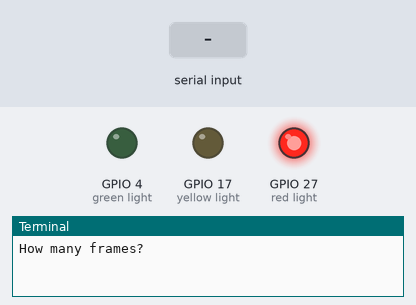
A program run on a simulated Raspberry Pi (BCM pin numbers) with a Pibrella. Parts: output pins drawn as LEDs (lit = HIGH), the last lines printed to the terminal. The test bench sets the inputs (shaded band). The camera gives no picture and a still takes 0.5 s; the clock reads 2024-03-15 10:24:30 at power-on unless the program sets it.

Above: at 1.2 s.
1.3 s: "5" typed at the terminal, then Enter
2.8 s: "90" typed at the terminal, then Enter
At 3.2 s:
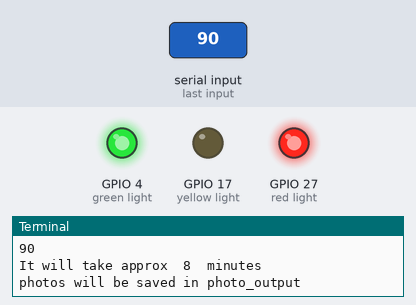
At 4.3 s:
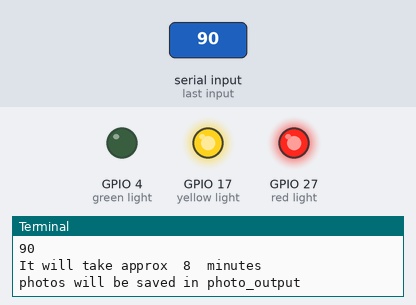
Timing chart, 0 to 5.8 s (numbered marks = the images above; inputs shaded):
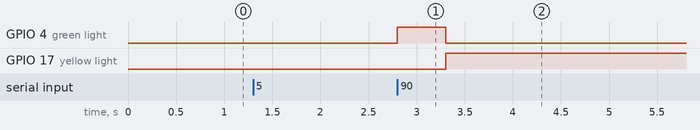

Measured:
- after the input at 2.8 s, GPIO 4 (green light): LOW → HIGH at once, → LOW 0.50 s later; GPIO 17 (yellow light): LOW → HIGH after 0.50 s

The program:

pibrella_timelapse.py
```python
# Timelapse camera using Pibrella to indicate status

from picamera import PiCamera
import time
import pibrella

pibrella.light.red.on()

frames = int(input("How many frames? "))
timebetween = int(input("Interval between each photo "))
actual_timebetween = timebetween - 6
framecount = 0
total_time = round((frames * timebetween)/60)
print ("It will take approx ",total_time," minutes")
print ("photos will be saved in photo_output")

#pibrella.light.red.off()

while framecount < frames:
	with PiCamera() as camera:
		camera.start_preview()
		pibrella.light.green.on()
		pibrella.light.amber.off()
		localtime = time.asctime( time.localtime(time.time()) )
		camera.annotate_text=localtime
		camera.capture('/home/pi/photo_output/image%s.jpg'%(framecount))
		framecount +=1
		pibrella.light.green.off()
		pibrella.light.amber.on()
		time.sleep(actual_timebetween)
camera.stop_preview()
```
